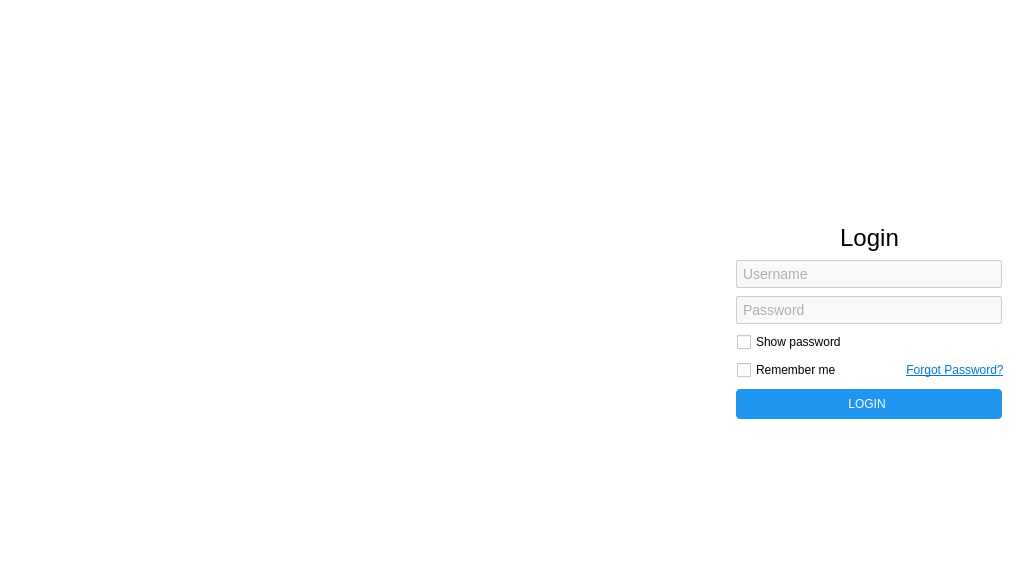
<?xml version="1.0" encoding="UTF-8"?>
<ui version="4.0">
 <class>Dialog</class>
 <widget class="QDialog" name="Dialog">
  <property name="geometry">
   <rect>
    <x>0</x>
    <y>0</y>
    <width>1025</width>
    <height>578</height>
   </rect>
  </property>
  <property name="windowTitle">
   <string>Dialog</string>
  </property>
  <property name="styleSheet">
   <string notr="true">background-color: rgb(255, 255, 255);</string>
  </property>
  <layout class="QHBoxLayout" name="horizontalLayout_9">
   <property name="leftMargin">
    <number>0</number>
   </property>
   <property name="topMargin">
    <number>0</number>
   </property>
   <property name="rightMargin">
    <number>0</number>
   </property>
   <property name="bottomMargin">
    <number>0</number>
   </property>
   <item>
    <widget class="QWidget" name="main_widget" native="true">
     <widget class="QWidget" name="image_widget" native="true">
      <property name="geometry">
       <rect>
        <x>0</x>
        <y>0</y>
        <width>712</width>
        <height>578</height>
       </rect>
      </property>
      <widget class="QLabel" name="label">
       <property name="geometry">
        <rect>
         <x>0</x>
         <y>0</y>
         <width>810</width>
         <height>1080</height>
        </rect>
       </property>
       <property name="text">
        <string/>
       </property>
       <property name="pixmap">
        <pixmap resource="../../resources.qrc">:/assets/icons/schiebetueren4-image-data.jpg</pixmap>
       </property>
       <property name="scaledContents">
        <bool>true</bool>
       </property>
      </widget>
     </widget>
     <widget class="QWidget" name="widget" native="true">
      <property name="geometry">
       <rect>
        <x>718</x>
        <y>0</y>
        <width>301</width>
        <height>571</height>
       </rect>
      </property>
      <property name="styleSheet">
       <string notr="true">QLineEdit{
color: #666;
font-size: 14px;
padding: 4px;
border: 1px solid #ccc;
border-radius: 2px;
background-color: #f9f9f9;
}
QLineEdit:focus {
            border: 1px solid #0078d4;
            background-color: #fff;
        }</string>
      </property>
      <layout class="QVBoxLayout" name="verticalLayout_2">
       <item alignment="Qt::AlignRight">
        <widget class="QPushButton" name="pushButton_4">
         <property name="minimumSize">
          <size>
           <width>20</width>
           <height>20</height>
          </size>
         </property>
         <property name="maximumSize">
          <size>
           <width>20</width>
           <height>20</height>
          </size>
         </property>
         <property name="cursor">
          <cursorShape>PointingHandCursor</cursorShape>
         </property>
         <property name="styleSheet">
          <string notr="true">border:none;</string>
         </property>
         <property name="text">
          <string/>
         </property>
         <property name="icon">
          <iconset resource="../../check/login_resources.qrc">
           <normaloff>:/icons/Close Symbol.png</normaloff>:/icons/Close Symbol.png</iconset>
         </property>
         <property name="iconSize">
          <size>
           <width>30</width>
           <height>30</height>
          </size>
         </property>
         <property name="checkable">
          <bool>true</bool>
         </property>
        </widget>
       </item>
       <item>
        <spacer name="verticalSpacer_2">
         <property name="orientation">
          <enum>Qt::Vertical</enum>
         </property>
         <property name="sizeHint" stdset="0">
          <size>
           <width>20</width>
           <height>40</height>
          </size>
         </property>
        </spacer>
       </item>
       <item>
        <layout class="QHBoxLayout" name="horizontalLayout_8" stretch="1">
         <item>
          <spacer name="horizontalSpacer_13">
           <property name="orientation">
            <enum>Qt::Horizontal</enum>
           </property>
           <property name="sizeHint" stdset="0">
            <size>
             <width>40</width>
             <height>20</height>
            </size>
           </property>
          </spacer>
         </item>
        </layout>
       </item>
       <item>
        <layout class="QHBoxLayout" name="horizontalLayout_3">
         <item>
          <spacer name="horizontalSpacer_2">
           <property name="orientation">
            <enum>Qt::Horizontal</enum>
           </property>
           <property name="sizeHint" stdset="0">
            <size>
             <width>17</width>
             <height>20</height>
            </size>
           </property>
          </spacer>
         </item>
         <item>
          <widget class="QLabel" name="logo">
           <property name="maximumSize">
            <size>
             <width>196</width>
             <height>70</height>
            </size>
           </property>
           <property name="text">
            <string/>
           </property>
           <property name="pixmap">
            <pixmap resource="../../resources.qrc">:/assets/icons/Schueco_Logo_RGB_Black.png</pixmap>
           </property>
           <property name="scaledContents">
            <bool>true</bool>
           </property>
          </widget>
         </item>
         <item>
          <spacer name="horizontalSpacer_3">
           <property name="orientation">
            <enum>Qt::Horizontal</enum>
           </property>
           <property name="sizeHint" stdset="0">
            <size>
             <width>17</width>
             <height>20</height>
            </size>
           </property>
          </spacer>
         </item>
        </layout>
       </item>
       <item>
        <layout class="QVBoxLayout" name="verticalLayout" stretch="0,1,1,1,1,1">
         <property name="spacing">
          <number>8</number>
         </property>
         <property name="leftMargin">
          <number>1</number>
         </property>
         <item>
          <layout class="QHBoxLayout" name="horizontalLayout_4">
           <item>
            <spacer name="horizontalSpacer_4">
             <property name="orientation">
              <enum>Qt::Horizontal</enum>
             </property>
             <property name="sizeHint" stdset="0">
              <size>
               <width>40</width>
               <height>20</height>
              </size>
             </property>
            </spacer>
           </item>
           <item>
            <widget class="QLabel" name="label_3">
             <property name="font">
              <font>
               <pointsize>18</pointsize>
              </font>
             </property>
             <property name="text">
              <string>Login</string>
             </property>
             <property name="alignment">
              <set>Qt::AlignCenter</set>
             </property>
             <property name="margin">
              <number>2</number>
             </property>
            </widget>
           </item>
           <item>
            <spacer name="horizontalSpacer_5">
             <property name="orientation">
              <enum>Qt::Horizontal</enum>
             </property>
             <property name="sizeHint" stdset="0">
              <size>
               <width>40</width>
               <height>20</height>
              </size>
             </property>
            </spacer>
           </item>
          </layout>
         </item>
         <item>
          <layout class="QHBoxLayout" name="horizontalLayout_5" stretch="0,1,0">
           <item>
            <spacer name="horizontalSpacer_6">
             <property name="orientation">
              <enum>Qt::Horizontal</enum>
             </property>
             <property name="sizeHint" stdset="0">
              <size>
               <width>17</width>
               <height>20</height>
              </size>
             </property>
            </spacer>
           </item>
           <item>
            <widget class="QLineEdit" name="username_le">
             <property name="placeholderText">
              <string>Username</string>
             </property>
            </widget>
           </item>
           <item>
            <spacer name="horizontalSpacer_7">
             <property name="orientation">
              <enum>Qt::Horizontal</enum>
             </property>
             <property name="sizeHint" stdset="0">
              <size>
               <width>17</width>
               <height>20</height>
              </size>
             </property>
            </spacer>
           </item>
          </layout>
         </item>
         <item>
          <layout class="QHBoxLayout" name="horizontalLayout_6" stretch="0,1,0">
           <item>
            <spacer name="horizontalSpacer_9">
             <property name="orientation">
              <enum>Qt::Horizontal</enum>
             </property>
             <property name="sizeHint" stdset="0">
              <size>
               <width>17</width>
               <height>20</height>
              </size>
             </property>
            </spacer>
           </item>
           <item>
            <widget class="QLineEdit" name="password_le">
             <property name="placeholderText">
              <string>Password</string>
             </property>
            </widget>
           </item>
           <item>
            <spacer name="horizontalSpacer_8">
             <property name="orientation">
              <enum>Qt::Horizontal</enum>
             </property>
             <property name="sizeHint" stdset="0">
              <size>
               <width>17</width>
               <height>20</height>
              </size>
             </property>
            </spacer>
           </item>
          </layout>
         </item>
         <item>
          <layout class="QHBoxLayout" name="horizontalLayout_2">
           <property name="leftMargin">
            <number>18</number>
           </property>
           <item>
            <widget class="QCheckBox" name="show_password_cb">
             <property name="cursor">
              <cursorShape>PointingHandCursor</cursorShape>
             </property>
             <property name="text">
              <string>Show password</string>
             </property>
            </widget>
           </item>
           <item>
            <spacer name="horizontalSpacer">
             <property name="orientation">
              <enum>Qt::Horizontal</enum>
             </property>
             <property name="sizeHint" stdset="0">
              <size>
               <width>78</width>
               <height>20</height>
              </size>
             </property>
            </spacer>
           </item>
          </layout>
         </item>
         <item>
          <layout class="QHBoxLayout" name="horizontalLayout" stretch="1,0,1">
           <property name="leftMargin">
            <number>18</number>
           </property>
           <property name="bottomMargin">
            <number>1</number>
           </property>
           <item>
            <widget class="QCheckBox" name="remember_me_cb">
             <property name="cursor">
              <cursorShape>PointingHandCursor</cursorShape>
             </property>
             <property name="text">
              <string>Remember me</string>
             </property>
            </widget>
           </item>
           <item>
            <spacer name="horizontalSpacer_10">
             <property name="orientation">
              <enum>Qt::Horizontal</enum>
             </property>
             <property name="sizeHint" stdset="0">
              <size>
               <width>17</width>
               <height>20</height>
              </size>
             </property>
            </spacer>
           </item>
           <item>
            <widget class="QPushButton" name="btn_forgot_pass">
             <property name="font">
              <font>
               <underline>true</underline>
              </font>
             </property>
             <property name="cursor">
              <cursorShape>PointingHandCursor</cursorShape>
             </property>
             <property name="styleSheet">
              <string notr="true">border:none;
color:#0078d4;</string>
             </property>
             <property name="text">
              <string>Forgot Password?</string>
             </property>
            </widget>
           </item>
          </layout>
         </item>
         <item>
          <layout class="QHBoxLayout" name="horizontalLayout_7" stretch="0,1,0">
           <item>
            <spacer name="horizontalSpacer_12">
             <property name="orientation">
              <enum>Qt::Horizontal</enum>
             </property>
             <property name="sizeHint" stdset="0">
              <size>
               <width>17</width>
               <height>20</height>
              </size>
             </property>
            </spacer>
           </item>
           <item>
            <widget class="QPushButton" name="btn_login">
             <property name="cursor">
              <cursorShape>PointingHandCursor</cursorShape>
             </property>
             <property name="styleSheet">
              <string notr="true">QPushButton{
border:none;
border-radius:4px;
padding:6px;
padding-left-10px;
padding-right:10px;
padding-top:8px;
padding-bottom:8px;
background-color: rgb(31, 149, 239);
color:white;





}
QPushButton:hover{
background-color:#1668a7;






}</string>
             </property>
             <property name="text">
              <string>LOGIN</string>
             </property>
            </widget>
           </item>
           <item>
            <spacer name="horizontalSpacer_11">
             <property name="orientation">
              <enum>Qt::Horizontal</enum>
             </property>
             <property name="sizeHint" stdset="0">
              <size>
               <width>17</width>
               <height>20</height>
              </size>
             </property>
            </spacer>
           </item>
          </layout>
         </item>
        </layout>
       </item>
       <item>
        <spacer name="verticalSpacer">
         <property name="orientation">
          <enum>Qt::Vertical</enum>
         </property>
         <property name="sizeHint" stdset="0">
          <size>
           <width>20</width>
           <height>40</height>
          </size>
         </property>
        </spacer>
       </item>
      </layout>
     </widget>
    </widget>
   </item>
  </layout>
 </widget>
 <resources>
  <include location="../../resources.qrc"/>
  <include location="../../check/login_resources.qrc"/>
 </resources>
 <connections/>
</ui>
